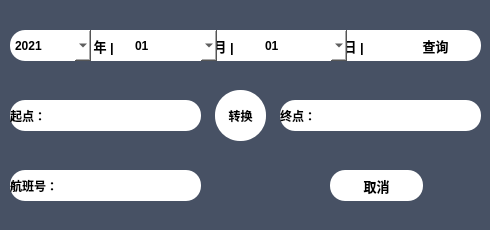
<?xml version="1.0" encoding="UTF-8"?>
<ui version="4.0">
 <class>adminSearch</class>
 <widget class="QDialog" name="adminSearch">
  <property name="geometry">
   <rect>
    <x>0</x>
    <y>0</y>
    <width>490</width>
    <height>230</height>
   </rect>
  </property>
  <property name="windowTitle">
   <string>Dialog</string>
  </property>
  <property name="styleSheet">
   <string notr="true">background-color: rgb(71, 81, 100);</string>
  </property>
  <widget class="QLabel" name="label_4">
   <property name="geometry">
    <rect>
     <x>210</x>
     <y>30</y>
     <width>51</width>
     <height>31</height>
    </rect>
   </property>
   <property name="font">
    <font>
     <pointsize>10</pointsize>
     <weight>75</weight>
     <bold>true</bold>
    </font>
   </property>
   <property name="styleSheet">
    <string notr="true">background-color: rgb(255, 255, 255);</string>
   </property>
   <property name="text">
    <string> 月 |</string>
   </property>
  </widget>
  <widget class="QLabel" name="label_3">
   <property name="geometry">
    <rect>
     <x>90</x>
     <y>30</y>
     <width>41</width>
     <height>31</height>
    </rect>
   </property>
   <property name="font">
    <font>
     <pointsize>10</pointsize>
     <weight>75</weight>
     <bold>true</bold>
    </font>
   </property>
   <property name="styleSheet">
    <string notr="true">background-color: rgb(255, 255, 255);</string>
   </property>
   <property name="text">
    <string> 年 |</string>
   </property>
  </widget>
  <widget class="QLabel" name="label_5">
   <property name="geometry">
    <rect>
     <x>340</x>
     <y>30</y>
     <width>51</width>
     <height>31</height>
    </rect>
   </property>
   <property name="font">
    <font>
     <pointsize>10</pointsize>
     <weight>75</weight>
     <bold>true</bold>
    </font>
   </property>
   <property name="styleSheet">
    <string notr="true">background-color: rgb(255, 255, 255);
</string>
   </property>
   <property name="text">
    <string> 日 |</string>
   </property>
  </widget>
  <widget class="QComboBox" name="comboBox">
   <property name="geometry">
    <rect>
     <x>10</x>
     <y>30</y>
     <width>81</width>
     <height>31</height>
    </rect>
   </property>
   <property name="font">
    <font>
     <weight>75</weight>
     <bold>true</bold>
    </font>
   </property>
   <property name="styleSheet">
    <string notr="true">background-color: rgb(255, 255, 255);
border-top-left-radius:15px;
border-bottom-left-radius:15px;</string>
   </property>
   <item>
    <property name="text">
     <string>2021</string>
    </property>
   </item>
  </widget>
  <widget class="QPushButton" name="pushButton">
   <property name="geometry">
    <rect>
     <x>390</x>
     <y>30</y>
     <width>91</width>
     <height>31</height>
    </rect>
   </property>
   <property name="font">
    <font>
     <pointsize>10</pointsize>
     <weight>75</weight>
     <bold>true</bold>
    </font>
   </property>
   <property name="styleSheet">
    <string notr="true">#pushButton:!hover
{
background-color: rgb(255, 255, 255);
border-top-right-radius:15px;
border-bottom-right-radius:15px;
}
#pushButton:hover
{
background-color: rgb(85, 187, 138);
border-top-right-radius:15px;
border-bottom-right-radius:15px;
color: rgb(255, 255, 255);
}</string>
   </property>
   <property name="text">
    <string>查询</string>
   </property>
  </widget>
  <widget class="QComboBox" name="comboBox_2">
   <property name="geometry">
    <rect>
     <x>130</x>
     <y>30</y>
     <width>87</width>
     <height>31</height>
    </rect>
   </property>
   <property name="font">
    <font>
     <weight>75</weight>
     <bold>true</bold>
    </font>
   </property>
   <property name="styleSheet">
    <string notr="true">background-color: rgb(255, 255, 255);
border-top-right-radius:15px;
border-bottom-right-radius:15px;</string>
   </property>
   <item>
    <property name="text">
     <string>01</string>
    </property>
   </item>
   <item>
    <property name="text">
     <string>02</string>
    </property>
   </item>
   <item>
    <property name="text">
     <string>03</string>
    </property>
   </item>
   <item>
    <property name="text">
     <string>04</string>
    </property>
   </item>
   <item>
    <property name="text">
     <string>05</string>
    </property>
   </item>
   <item>
    <property name="text">
     <string>06</string>
    </property>
   </item>
   <item>
    <property name="text">
     <string>07</string>
    </property>
   </item>
   <item>
    <property name="text">
     <string>08</string>
    </property>
   </item>
   <item>
    <property name="text">
     <string>09</string>
    </property>
   </item>
   <item>
    <property name="text">
     <string>10</string>
    </property>
   </item>
   <item>
    <property name="text">
     <string>11</string>
    </property>
   </item>
   <item>
    <property name="text">
     <string>12</string>
    </property>
   </item>
  </widget>
  <widget class="QComboBox" name="comboBox_3">
   <property name="geometry">
    <rect>
     <x>260</x>
     <y>30</y>
     <width>87</width>
     <height>31</height>
    </rect>
   </property>
   <property name="font">
    <font>
     <weight>75</weight>
     <bold>true</bold>
    </font>
   </property>
   <property name="styleSheet">
    <string notr="true">background-color: rgb(255, 255, 255);
border-top-right-radius:15px;
border-bottom-right-radius:15px;</string>
   </property>
   <item>
    <property name="text">
     <string>01</string>
    </property>
   </item>
   <item>
    <property name="text">
     <string>02</string>
    </property>
   </item>
   <item>
    <property name="text">
     <string>03</string>
    </property>
   </item>
   <item>
    <property name="text">
     <string>04</string>
    </property>
   </item>
   <item>
    <property name="text">
     <string>05</string>
    </property>
   </item>
   <item>
    <property name="text">
     <string>06</string>
    </property>
   </item>
   <item>
    <property name="text">
     <string>07</string>
    </property>
   </item>
   <item>
    <property name="text">
     <string>08</string>
    </property>
   </item>
   <item>
    <property name="text">
     <string>09</string>
    </property>
   </item>
   <item>
    <property name="text">
     <string>10</string>
    </property>
   </item>
   <item>
    <property name="text">
     <string>11</string>
    </property>
   </item>
   <item>
    <property name="text">
     <string>12</string>
    </property>
   </item>
   <item>
    <property name="text">
     <string>13</string>
    </property>
   </item>
   <item>
    <property name="text">
     <string>14</string>
    </property>
   </item>
   <item>
    <property name="text">
     <string>15</string>
    </property>
   </item>
   <item>
    <property name="text">
     <string>16</string>
    </property>
   </item>
   <item>
    <property name="text">
     <string>17</string>
    </property>
   </item>
   <item>
    <property name="text">
     <string>18</string>
    </property>
   </item>
   <item>
    <property name="text">
     <string>19</string>
    </property>
   </item>
   <item>
    <property name="text">
     <string>20</string>
    </property>
   </item>
   <item>
    <property name="text">
     <string>21</string>
    </property>
   </item>
   <item>
    <property name="text">
     <string>22</string>
    </property>
   </item>
   <item>
    <property name="text">
     <string>23</string>
    </property>
   </item>
   <item>
    <property name="text">
     <string>24</string>
    </property>
   </item>
   <item>
    <property name="text">
     <string>25</string>
    </property>
   </item>
   <item>
    <property name="text">
     <string>26</string>
    </property>
   </item>
   <item>
    <property name="text">
     <string>27</string>
    </property>
   </item>
   <item>
    <property name="text">
     <string>28</string>
    </property>
   </item>
   <item>
    <property name="text">
     <string>29</string>
    </property>
   </item>
   <item>
    <property name="text">
     <string>30</string>
    </property>
   </item>
   <item>
    <property name="text">
     <string>31</string>
    </property>
   </item>
  </widget>
  <widget class="QLineEdit" name="lineEdit_2">
   <property name="geometry">
    <rect>
     <x>330</x>
     <y>100</y>
     <width>151</width>
     <height>31</height>
    </rect>
   </property>
   <property name="styleSheet">
    <string notr="true">background-color: rgb(255, 255, 255);
border-top-right-radius:15px;
border-bottom-right-radius:15px;</string>
   </property>
  </widget>
  <widget class="QLabel" name="label">
   <property name="geometry">
    <rect>
     <x>10</x>
     <y>100</y>
     <width>41</width>
     <height>31</height>
    </rect>
   </property>
   <property name="font">
    <font>
     <weight>75</weight>
     <bold>true</bold>
    </font>
   </property>
   <property name="styleSheet">
    <string notr="true">background-color: rgb(255, 255, 255);
border-top-left-radius:15px;
border-bottom-left-radius:15px;</string>
   </property>
   <property name="text">
    <string>起点：</string>
   </property>
  </widget>
  <widget class="QPushButton" name="pushButton_3">
   <property name="geometry">
    <rect>
     <x>215</x>
     <y>90</y>
     <width>51</width>
     <height>51</height>
    </rect>
   </property>
   <property name="font">
    <font>
     <weight>75</weight>
     <bold>true</bold>
    </font>
   </property>
   <property name="styleSheet">
    <string notr="true">#pushButton_3:!hover
{
background-color: rgb(255, 255, 255);
border-radius:25px;
}
#pushButton_3:hover
{
background-color: rgb(85, 187, 138);
border-radius:25px;
color:rgb(255, 255, 255);
}</string>
   </property>
   <property name="text">
    <string>转换</string>
   </property>
  </widget>
  <widget class="QLineEdit" name="lineEdit">
   <property name="geometry">
    <rect>
     <x>50</x>
     <y>100</y>
     <width>151</width>
     <height>31</height>
    </rect>
   </property>
   <property name="styleSheet">
    <string notr="true">background-color: rgb(255, 255, 255);
border-top-right-radius:15px;
border-bottom-right-radius:15px;</string>
   </property>
  </widget>
  <widget class="QLabel" name="label_2">
   <property name="geometry">
    <rect>
     <x>280</x>
     <y>100</y>
     <width>51</width>
     <height>31</height>
    </rect>
   </property>
   <property name="font">
    <font>
     <weight>75</weight>
     <bold>true</bold>
    </font>
   </property>
   <property name="styleSheet">
    <string notr="true">background-color: rgb(255, 255, 255);
border-top-left-radius:15px;
border-bottom-left-radius:15px;</string>
   </property>
   <property name="text">
    <string>终点：</string>
   </property>
  </widget>
  <widget class="QLabel" name="label_6">
   <property name="geometry">
    <rect>
     <x>10</x>
     <y>170</y>
     <width>61</width>
     <height>31</height>
    </rect>
   </property>
   <property name="font">
    <font>
     <weight>75</weight>
     <bold>true</bold>
    </font>
   </property>
   <property name="styleSheet">
    <string notr="true">background-color: rgb(255, 255, 255);
border-top-left-radius:15px;
border-bottom-left-radius:15px;</string>
   </property>
   <property name="text">
    <string>航班号：</string>
   </property>
  </widget>
  <widget class="QLineEdit" name="lineEdit_3">
   <property name="geometry">
    <rect>
     <x>70</x>
     <y>170</y>
     <width>131</width>
     <height>31</height>
    </rect>
   </property>
   <property name="styleSheet">
    <string notr="true">background-color: rgb(255, 255, 255);
border-top-right-radius:15px;
border-bottom-right-radius:15px;</string>
   </property>
  </widget>
  <widget class="QPushButton" name="pushButton_2">
   <property name="geometry">
    <rect>
     <x>330</x>
     <y>170</y>
     <width>93</width>
     <height>31</height>
    </rect>
   </property>
   <property name="font">
    <font>
     <pointsize>10</pointsize>
     <weight>75</weight>
     <bold>true</bold>
    </font>
   </property>
   <property name="styleSheet">
    <string notr="true">#pushButton_2:!hover
{
background-color: rgb(255, 255, 255);
border-radius:15px;
}
#pushButton_2:hover
{
background-color:rgb(85, 187, 138);
border-radius:15px;
color: rgb(255, 255, 255);
}</string>
   </property>
   <property name="text">
    <string>取消</string>
   </property>
  </widget>
 </widget>
 <resources/>
 <connections/>
</ui>
